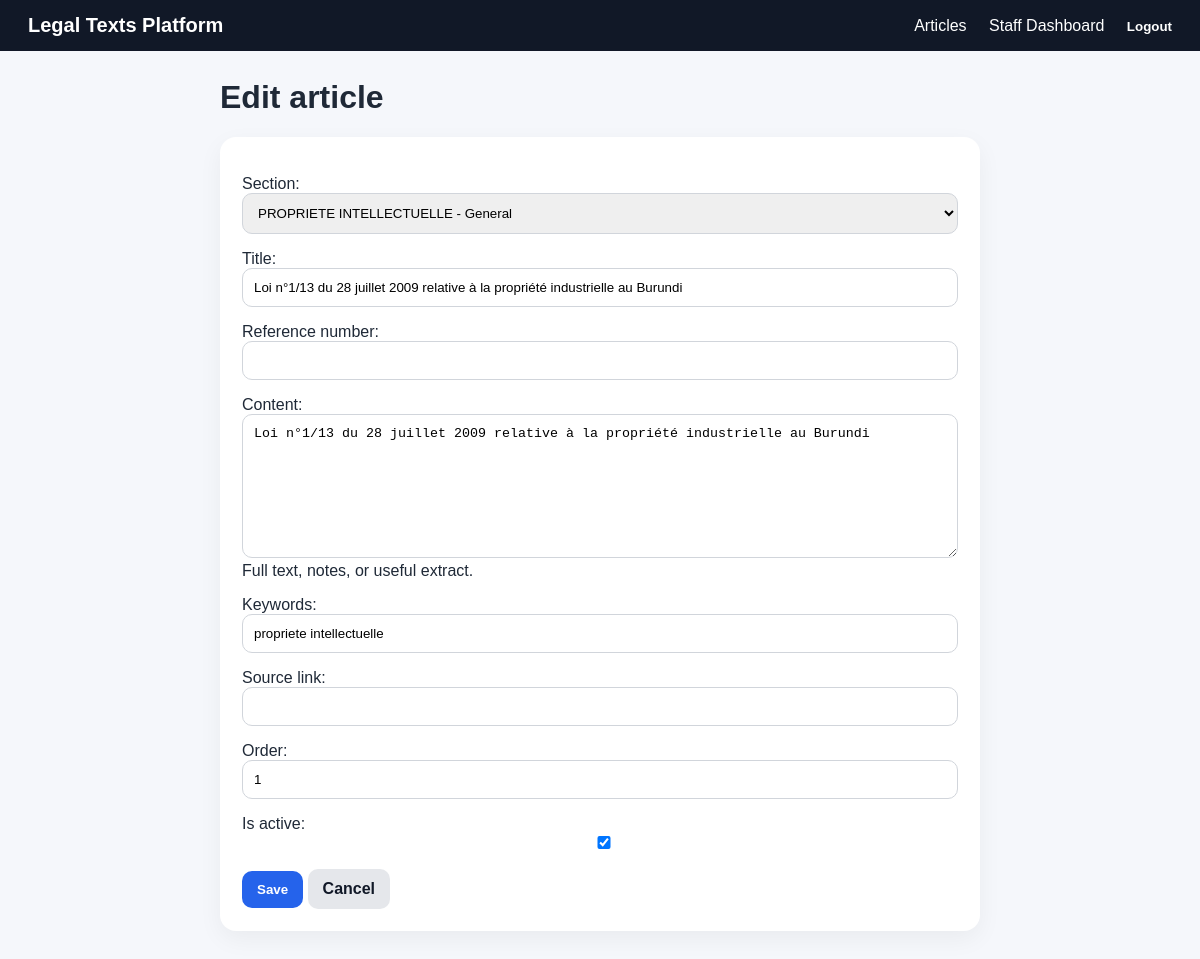
/articles/1/edit/ (signed in), run on the app's committed database.
### legaltexts/models.py (models this page shows, shortened)
class LegalArticle(models.Model):
    section = models.ForeignKey(Section, on_delete=models.CASCADE, related_name='articles')
    title = models.CharField(max_length=500)
    reference_number = models.CharField(max_length=120, blank=True)
    content = models.TextField(blank=True, help_text='Full text, notes, or useful extract.')
    keywords = models.CharField(max_length=500, blank=True)
    source_link = models.URLField(blank=True)
    order = models.PositiveIntegerField(default=0)
    is_active = models.BooleanField(default=True)
    created_at = models.DateTimeField(auto_now_add=True)
    updated_at = models.DateTimeField(auto_now=True)
    class Meta:
        ordering = ['section__part__order', 'section__order', 'order', 'title']

class Part(models.Model):
    title = models.CharField(max_length=255, unique=True)
    description = models.TextField(blank=True)
    order = models.PositiveIntegerField(default=0)
    class Meta:
        ordering = ['order', 'title']

class Section(models.Model):
    part = models.ForeignKey(Part, on_delete=models.CASCADE, related_name='sections')
    title = models.CharField(max_length=255)
    description = models.TextField(blank=True)
    order = models.PositiveIntegerField(default=0)
    class Meta:
        ordering = ['part__order', 'order', 'title']
        unique_together = ('part', 'title')
    def __str__(self):
        return f'{self.part.title} - {self.title}'

### legaltexts/views.py (the view)
# urls.py: path('articles/<int:pk>/edit/', views.ArticleUpdateView.as_view(), name='article_edit'),
class ArticleUpdateView(LoginRequiredMixin, StaffOnlyMixin, UpdateView):
    model = LegalArticle
    form_class = LegalArticleForm
    template_name = 'legaltexts/form.html'
    success_url = reverse_lazy('article_list')

### legaltexts/forms.py
class LegalArticleForm(forms.ModelForm):
    class Meta:
        model = LegalArticle
        fields = ['section', 'title', 'reference_number', 'content', 'keywords', 'source_link', 'order', 'is_active']
        widgets = {
            'content': forms.Textarea(attrs={'rows': 8}),
            'keywords': forms.TextInput(attrs={'placeholder': 'tax, banking, arbitration...'}),
        }

### legaltexts/views.py (called while the page is built)
    def test_func(self):
        return self.request.user.is_staff

### legaltexts/templates/legaltexts/form.html (shortened to what this page needs)
{% extends 'legaltexts/base.html' %}
{% block content %}
<div class="form-wrapper">
    <h1>{% if object %}Edit article{% else %}Add article{% endif %}</h1>
    <form method="post" class="form-card">
        {{ form.as_p }}
        <button class="primary" type="submit">Save</button>
        <a class="secondary" href="javascript:history.back()">Cancel</a>
    </form>
</div>
{% endblock %}

### legaltexts/static/legaltexts/css/style.css (style rules this page uses)
* { box-sizing: border-box; }
body { margin: 0; font-family: Arial, sans-serif; background: #f5f7fb; color: #1f2937; }
a { color: #1d4ed8; text-decoration: none; }
input, select, textarea { width: 100%; padding: 11px; border: 1px solid #d1d5db; border-radius: 10px; }
button, .primary, .secondary { border: 0; padding: 11px 15px; border-radius: 10px; cursor: pointer; font-weight: 600; display: inline-block; }
button, .primary { background: #2563eb; color: white; }
.secondary { background: #e5e7eb; color: #111827; }
.article-card, .detail-card, .auth-card, .form-card, table { background: white; border-radius: 16px; box-shadow: 0 8px 24px rgba(0,0,0,.05); }
.form-wrapper, .auth-card { max-width: 760px; margin: 0 auto; }
.form-card { padding: 22px; }

### data on the page
LegalArticle: section "PROPRIETE INTELLECTUELLE - General", content "Loi n°1/13 du 28 juillet 2009 relative à la propriété industrielle au Burundi", keywords "propriete intellectuelle", order "1", is_active "☑"
Part: title "Loi n°1/13 du 28 juillet 2009 relative à la propriété industrielle au Burundi"
